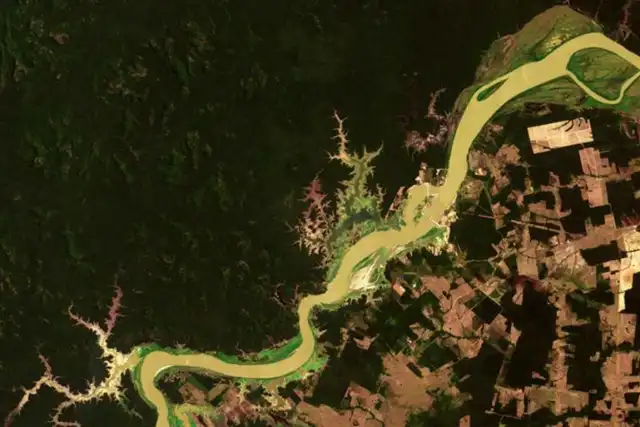
#> input picture imagem_exemplo2.jpeg, 640 x 427 px, found by its file name
$ python regioes.py
#> lines starting #> are read from the running program, lines starting #| are printed output that depends on the picture; after the words box and inside, x2 and y2 are one past the last pixel; in counts of white or black regions, pixels touching at a corner belong together
import cv2
import numpy as np

# checa os criterios de similaridade entre vetores de cores
def criterio_similaridade(pixel1, pixel2, limiar):
    return abs(int(pixel1) - int(pixel2)) < limiar

# faz o crescimento de regiões para imagens coloridas
def crescimento_regiao(img, sementes, limiar):
    linhas, colunas= img.shape
    img_segmentada = np.zeros_like(img)
    visitados = np.zeros((linhas, colunas), dtype=bool)
    lista_pontos = []

    for semente in sementes:
        lista_pontos.append(semente)
        visitados[semente] = True

    while lista_pontos:
        x, y = lista_pontos.pop(0)
        img_segmentada[x, y] = 255

        for dx, dy in [(-1, 0), (1, 0), (0, -1), (0, 1)]:
            novo_x, novo_y = x + dx, y + dy

            if 0 <= novo_x < linhas and 0 <= novo_y < colunas:
                if not visitados[novo_x, novo_y] and criterio_similaridade(img[x, y], img[novo_x, novo_y], limiar):
                    visitados[novo_x, novo_y] = True
                    lista_pontos.append((novo_x, novo_y))

    return img_segmentada

# carrega a imagem em tons de cinza
img = cv2.imread('imagem_exemplo2.jpeg', 0)
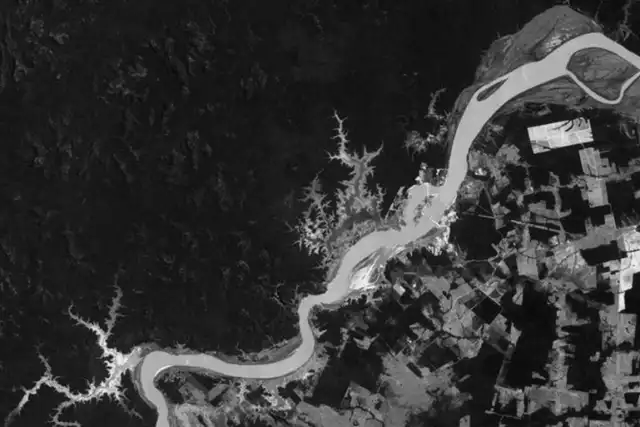
#> img: shape (427, 640); min 1, max 247, mean 52.9

# verifica se a imagem foi carregada corretamente
if img is None:
    print("Erro ao carregar a imagem. Verifique o nome do arquivo e o caminho.")
    exit()

# define sementes iniciais
sementes = [(100, 150), (200, 250)]

# define limiar de similaridade
limiar = 9

# aplica o crescimento de regiões
img_segmentada = crescimento_regiao(img, sementes, limiar)
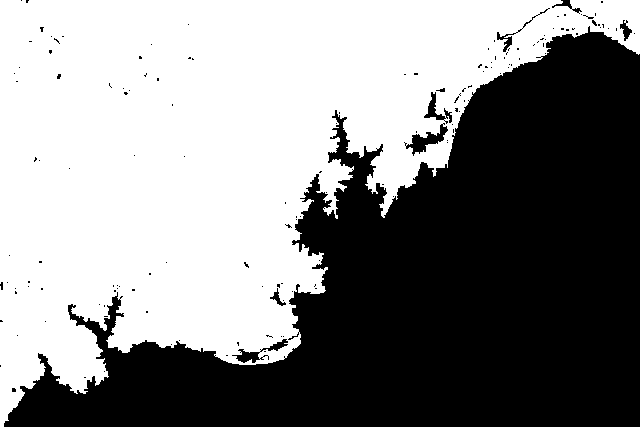
#> img_segmentada: shape (427, 640); 53.3% white; 150 black regions (141 under 20 px), largest, box (x1, y1, x2, y2) and area: (4, 26, 640, 427) 125598, (404, 123, 448, 156) 476, (232, 339, 288, 363) 352

# salva as imagens
cv2.imwrite('regioes/img_original.png', img)
cv2.imwrite('regioes/img_segmentada.png', img_segmentada)

print("Imagens salvas.")

$ run again, with imagem_exemplo.jpeg copied over imagem_exemplo2.jpeg
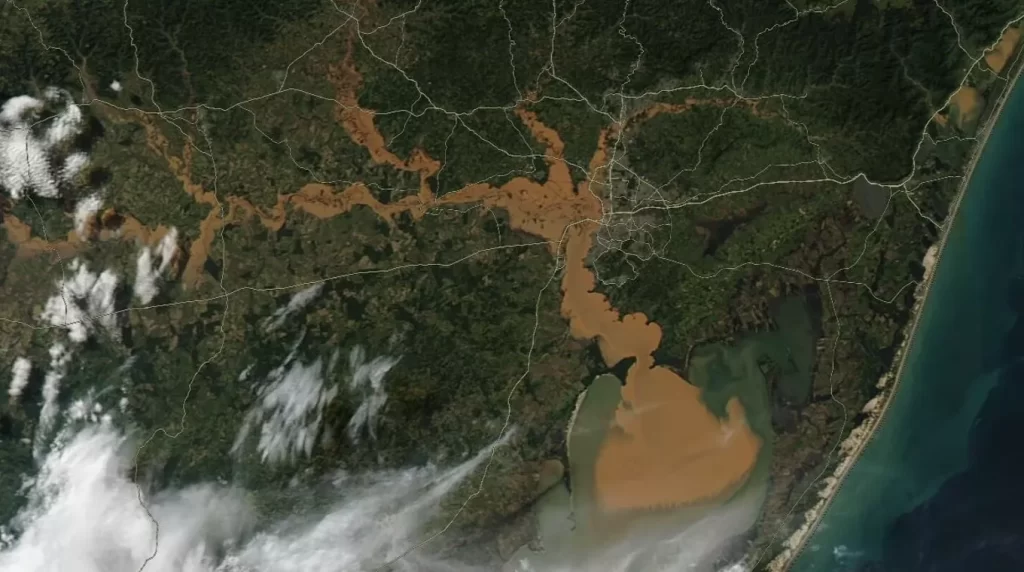
#> input picture imagem_exemplo.jpeg, 1024 x 572 px, found by its file name
#> `img = cv2.imread('imagem_exemplo2.jpeg', 0)`:
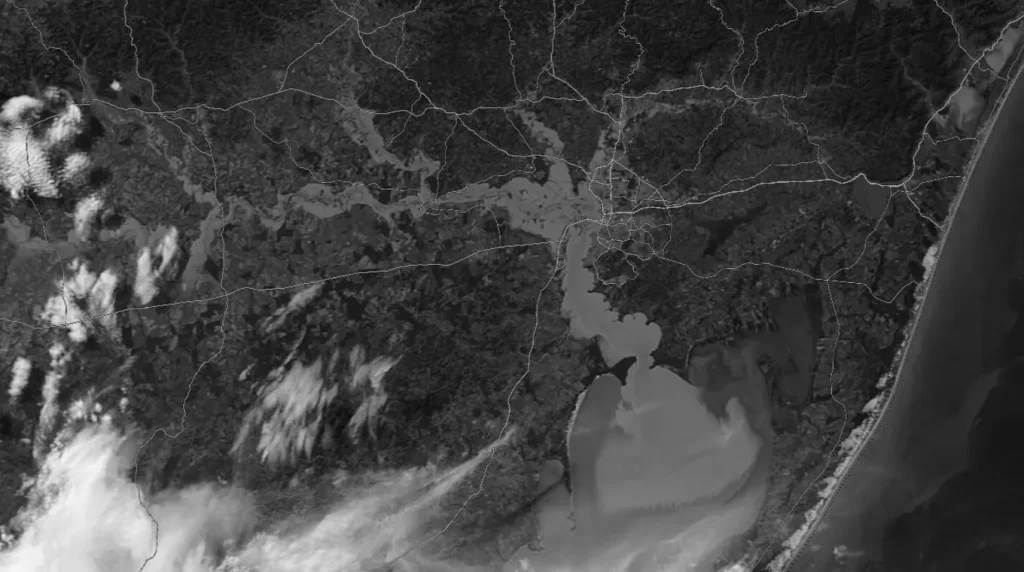
#> img: shape (572, 1024); min 8, max 247, mean 67
#> `img_segmentada = crescimento_regiao(img, sementes, limiar)`:
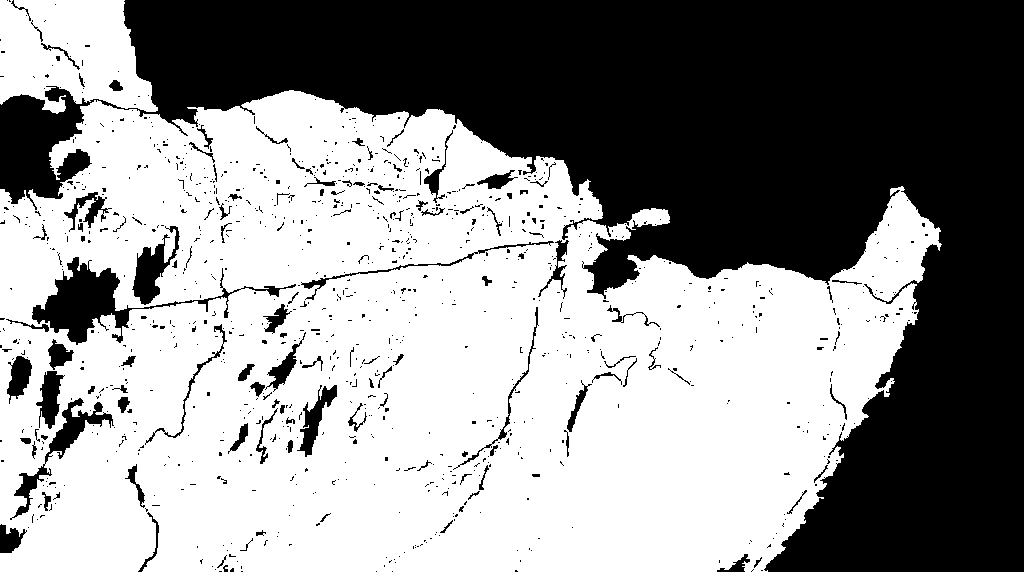
#> img_segmentada: shape (572, 1024); 57.2% white; 1047 black regions (922 under 20 px), largest, box (x1, y1, x2, y2) and area: (0, 0, 1024, 572) 225707, (32, 257, 296, 345) 4819, (10, 398, 114, 520) 1863
